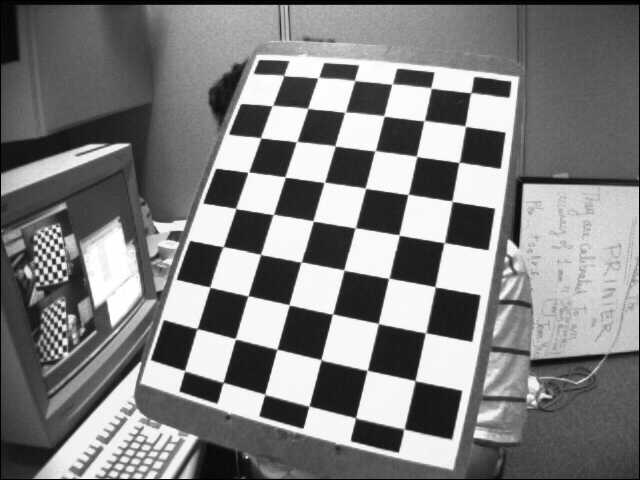
#> input picture 视觉检测HW/相机标定/source/6.jpg, 640 x 480 px
$ python cameraIden.py
#> lines starting #> are read from the running program, lines starting #| are printed output that depends on the picture; after the words box and inside, x2 and y2 are one past the last pixel; in counts of white or black regions, pixels touching at a corner belong together; long printed decimals are rounded
#coding:utf-8
import cv2
import numpy as np
import glob
import matplotlib.pyplot as plt

# 阈值,迭代终止规则
criteria = (cv2.TERM_CRITERIA_EPS + cv2.TERM_CRITERIA_MAX_ITER, 30, 0.001)
images = glob.glob('source/6.jpg')
for fname in images:
    # ======找棋盘格角点=====
    # 棋盘格模板规格
    w = 9
    h = 6
    # 世界坐标系中的棋盘格点
    objp = np.zeros((w * h, 3), np.float32)
    objp[:, :2] = np.mgrid[0:w, 0:h].T.reshape(-1, 2)
    # 储存棋盘格角点的世界坐标和图像坐标对
    objpoints = []  # 在世界坐标系中的三维点
    imgpoints = []  # 在图像平面的二维点
    img = cv2.imread(fname)
#> img is the input picture: shape (480, 640, 3); min 0, max 255, mean 127.3
    img2=cv2.imread(fname)
    gray = cv2.cvtColor(img, cv2.COLOR_BGR2GRAY)
    # 找到棋盘格角点
    ret, corners = cv2.findChessboardCorners(gray, (w,h),None)
#> ret = True; corners = 54 rows, first 8: [470.9, 92.64], [465.3, 126.4], [458.8, 162.8], [451.7, 200.8], [444.5, 242.5], [434.9, 286.6], [425.5, 332.8], [414.9, 380.5]
    print(ret)
#| True
    # [6 lines of commented-out code are left out]
    if ret == True:
        cv2.cornerSubPix(gray,corners,(11,11),(-1,-1),criteria)
        #                灰度图像，初始焦点，搜索窗口，死区，迭代条件
        objpoints.append(objp)
        imgpoints.append(corners)
        # 将角点在图像上显示
        cv2.drawChessboardCorners(img, (w,h), corners, ret)
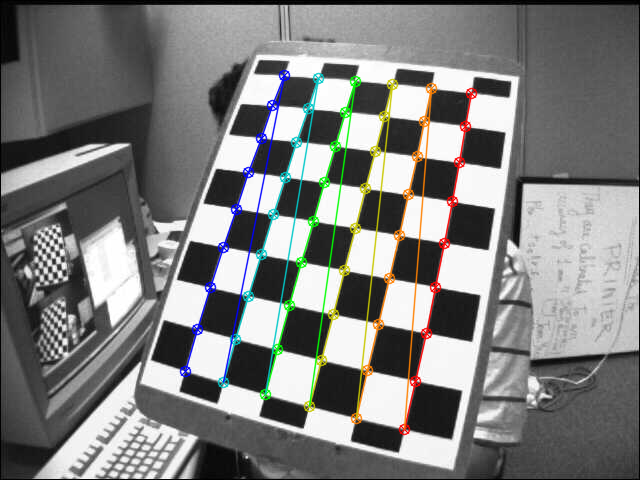
#> img: shape (480, 640, 3); 4.81% of pixels changed, all inside (x1, y1, x2, y2) = (179, 69, 478, 436)
        #                     初始图像，内角点，坐标，是否被找到

        # 标定
        ret, mtx, dist, rvecs, tvecs = cv2.calibrateCamera(objpoints, imgpoints, gray.shape[::-1], None, None)
#> ret = 0.184; mtx = [[482.4, 0, 362.9], [0, 481.4, 253.1], [0, 0, 1]]; dist = [[-0.266, 0.205, -0.00732, -0.00536, -0.231]]; rvecs = ([-0.0943, 0.421, 1.76],); tvecs = ([2.67, -3.94, 11.41],)
        #   内参数矩阵 矩阵畸变 旋转量 位移量                               点的世界坐标，实际图像坐标，尺寸
        print("内参数矩阵(mtx)：\n",mtx,"\n矩阵畸变(dist):\n",dist,"\n旋转量(rvecs):\n",rvecs,"\n位移量(tvecs):\n",tvecs)
#| 内参数矩阵(mtx)：
#|  [[482.444   0.         362.912]
#|  [  0.         481.433 253.145]
#|  [  0.           0.           1.        ]]
#| 矩阵畸变(dist):
#|  [[-0.2664  0.2053 -0.007322 -0.005355 -0.2309]]
#| 旋转量(rvecs):
#|  (array([[-0.09425],
#|        [ 0.4208],
#|        [ 1.756]]),)
#| 位移量(tvecs):
#|  (array([[ 2.670],
#> (further printed lines are left out)
        h, w = img2.shape[:2]
#> h = 480; w = 640
        # 畸变校正
        newcameramtx,roi= cv2.getOptimalNewCameraMatrix(mtx, dist, (w, h), 0, (w, h))  # 自由比例参数
#> newcameramtx = [[460.5, 0, 346.4], [0, 481.4, 253.1], [0, 0, 1]]; roi = (0, 0, 639, 479)
        print("\n相机矩阵(newcamerantx)：\n",newcameramtx)
#| 相机矩阵(newcamerantx)：
#|  [[460.534   0.         346.430]
#|  [  0.         481.433 253.145]
#|  [  0.           0.           1.        ]]
        # 裁剪
        dst=cv2.undistort(img2, mtx, dist, None, newcameramtx)
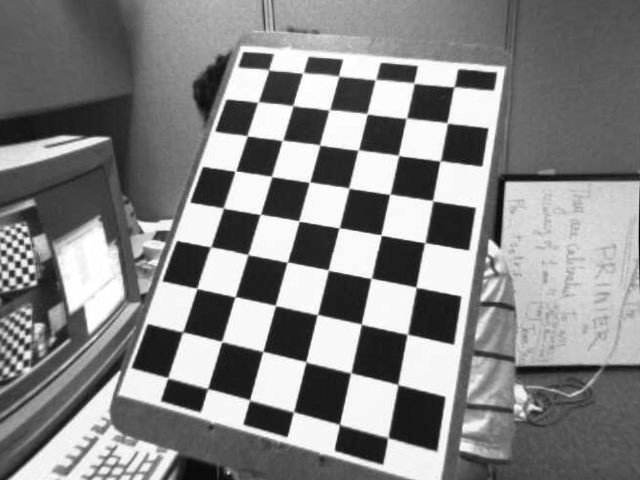
#> dst: shape (480, 640, 3); min 0, max 255, mean 133.7
        plt.figure()
        plt.subplot(131)
        plt.imshow(img), plt.title('biaoding')
        plt.subplot(132)
        plt.imshow(img2), plt.title('source')
        plt.subplot(133)
        plt.imshow(dst), plt.title('correct')
        plt.show()
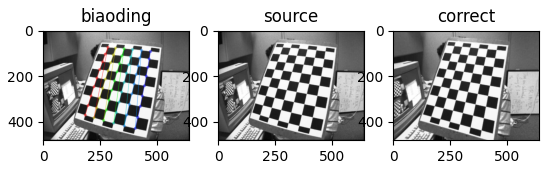
#> figure drawn by matplotlib, 3 panels; B, G, R data is drawn as R, G, B
        cv2.waitKey(1000)
cv2.destroyAllWindows()

$ run again, with 视觉检测HW/相机标定/source/4.jpg copied over 视觉检测HW/相机标定/source/6.jpg
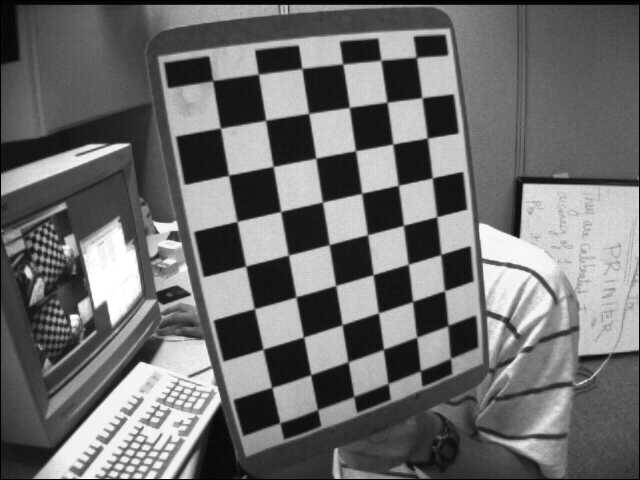
#> input picture 视觉检测HW/相机标定/source/4.jpg, 640 x 480 px
#> img is the input picture: shape (480, 640, 3); min 0, max 255, mean 109.9
#> `ret, corners = cv2.findChessboardCorners(gray, (w,h),None)`: ret = True; corners = 54 rows, first 8: [415.9, 57.58], [422, 97.78], [427.4, 138], [432.1, 177.8], [436.8, 216.6], [441, 254.5], [443.9, 291.6], [447.7, 325.5]
#| True
#> `cv2.drawChessboardCorners(img, (w,h), corners, ret)`:
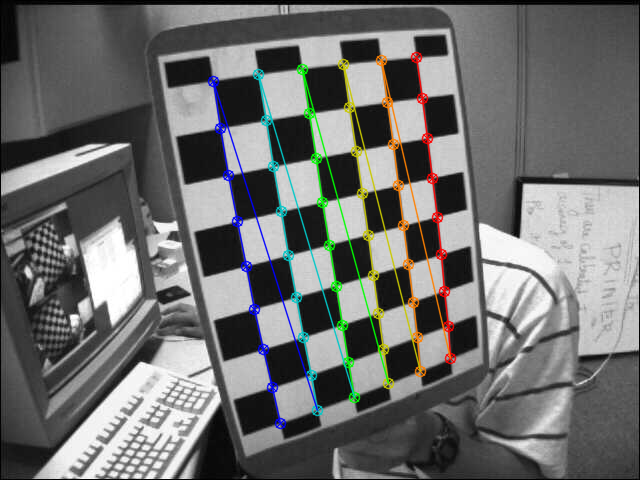
#> img: shape (480, 640, 3); 4.79% of pixels changed, all inside (x1, y1, x2, y2) = (207, 51, 457, 430)
#> `ret, mtx, dist, rvecs, tvecs = cv2.calibrateCamera(objpoints, imgpoint..`: ret = 0.125; mtx = [[436.2, 0, 341.9], [0, 450, 203.8], [0, 0, 1]]; dist = [[-0.186, 0.00909, 0.0094, 0.000698, -0.0894]]; rvecs = ([-0.154, -0.385, 1.37],); tvecs = ([1.86, -3.57, 10.55],)
#| 内参数矩阵(mtx)：
#|  [[436.233   0.         341.946]
#|  [  0.         450.049 203.777 ]
#|  [  0.           0.           1.        ]]
#| 矩阵畸变(dist):
#|  [[-0.1857  0.009093   0.009397  0.0006977 -0.08936]]
#> (further printed lines are left out)
#> newcameramtx = [[436.2, 0, 341.9], [0, 450, 203.8], [0, 0, 1]]; roi = (0, 0, 639, 479)
#| 相机矩阵(newcamerantx)：
#|  [[436.233   0.         341.946]
#|  [  0.         450.049 203.777 ]
#|  [  0.           0.           1.        ]]
#> `plt.show()`:
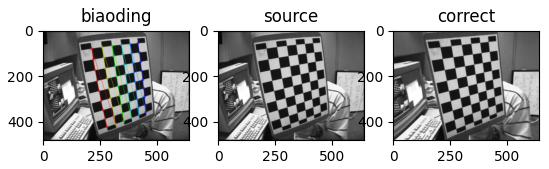
#> figure drawn by matplotlib, 3 panels; B, G, R data is drawn as R, G, B

$ run again, with 视觉检测HW/相机标定/source/5.jpg copied over 视觉检测HW/相机标定/source/6.jpg
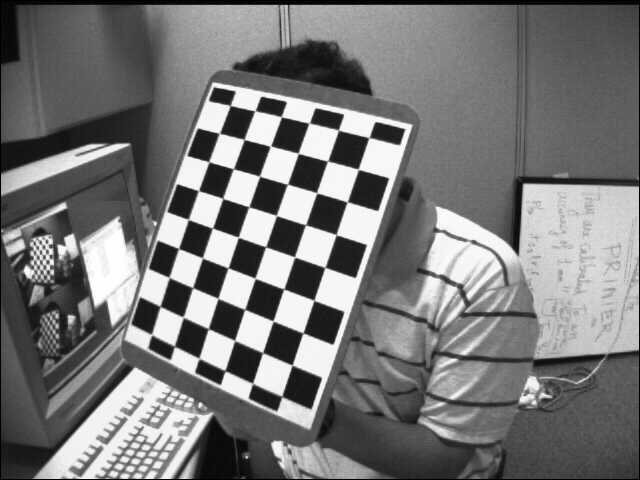
#> input picture 视觉检测HW/相机标定/source/5.jpg, 640 x 480 px
#> img is the input picture: shape (480, 640, 3); min 0, max 255, mean 119.5
#> `ret, corners = cv2.findChessboardCorners(gray, (w,h),None)`: ret = True; corners = 54 rows, first 8: [368.8, 137.9], [358.2, 169.3], [347.2, 202.1], [336.2, 234.5], [324.8, 267.4], [314.1, 300.2], [303.2, 333.1], [292.2, 365]
#| True
#> `cv2.drawChessboardCorners(img, (w,h), corners, ret)`:
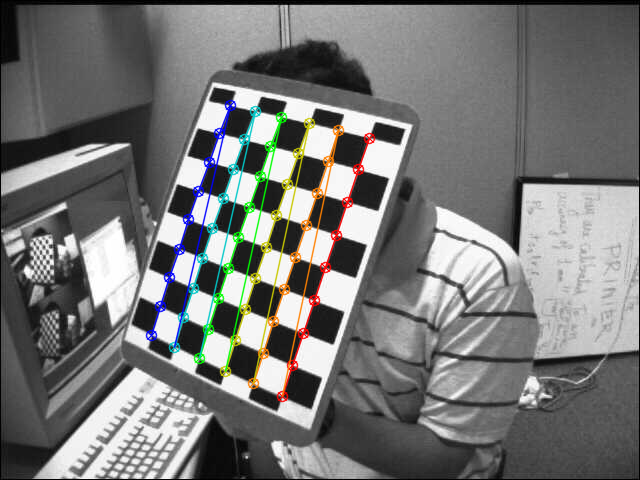
#> img: shape (480, 640, 3); 4% of pixels changed, all inside (x1, y1, x2, y2) = (145, 99, 376, 403)
#> `ret, mtx, dist, rvecs, tvecs = cv2.calibrateCamera(objpoints, imgpoint..`: ret = 0.182; mtx = [[715.8, 0, 331.1], [0, 695.3, 180.1], [0, 0, 1]]; dist = [[-0.699, 2.73, 0.0316, 0.0155, -9.38]]; rvecs = ([0.198, 0.467, 1.84],); tvecs = ([1.09, -1.26, 20.42],)
#| 内参数矩阵(mtx)：
#|  [[715.825   0.         331.050]
#|  [  0.         695.279 180.078]
#|  [  0.           0.           1.        ]]
#| 矩阵畸变(dist):
#|  [[-0.6991  2.731   0.03155  0.01553 -9.376]]
#> (further printed lines are left out)
#> newcameramtx = [[715.8, 0, 331.1], [0, 695.3, 180.1], [0, 0, 1]]; roi = (0, 0, 639, 479)
#| 相机矩阵(newcamerantx)：
#|  [[715.825   0.         331.050]
#|  [  0.         695.279 180.078]
#|  [  0.           0.           1.        ]]
#> `plt.show()`:
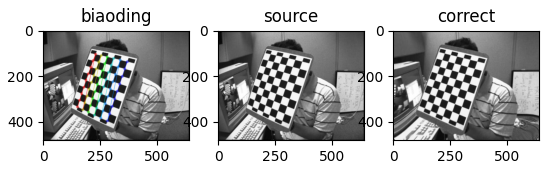
#> figure drawn by matplotlib, 3 panels; B, G, R data is drawn as R, G, B
